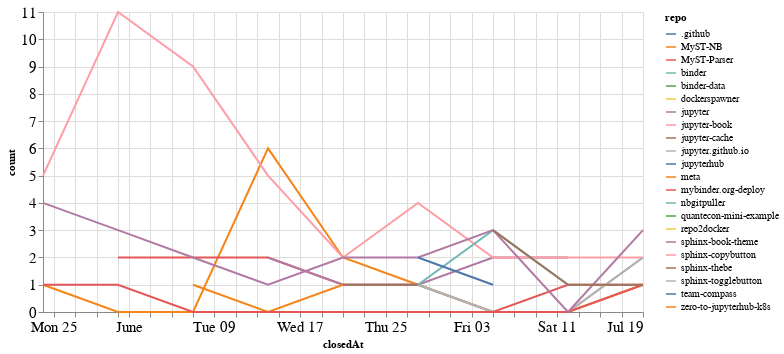

Write notebook code for a chart like this one.
### Code cell
closed_by_time = closed_by.groupby('repo').resample('W', on='closedAt').count()['author'].reset_index()
closed_by_time = closed_by_time.rename(columns={'author': 'count'})

alt.Chart(closed_by_time, width=600).mark_line().encode(
    x='closedAt',
    y='count',
    color='repo',
    tooltip="repo"
)

### Figure 1 — Vega-Lite specification as saved in the notebook (floating-point values rounded to 4 significant figures)
{"config": {"axisLeft": {"labelFontSize": 15}, "axisBottom": {"labelFontSize": 15}}, "data": {"name": "data-d503365526ea598d38a62805a8f3d862"}, "mark": "line", "encoding": {"color": {"type": "nominal", "field": "repo"}, "tooltip": {"type": "nominal", "field": "repo"}, "x": {"type": "temporal", "field": "closedAt"}, "y": {"type": "quantitative", "field": "count"}}, "width": 600, "$schema": "https://vega.github.io/schema/vega-lite/v4.8.1.json", "datasets": {"data-d503365526ea598d38a62805a8f3d862": [{"repo": ".github", "closedAt": "2020-07-05T00:00:00", "count": 1}, {"repo": "MyST-NB", "closedAt": "2020-05-24T00:00:00", "count": 1}, {"repo": "MyST-NB", "closedAt": "2020-05-31T00:00:00", "count": 0}, {"repo": "MyST-NB", "closedAt": "2020-06-07T00:00:00", "count": 0}, {"repo": "MyST-NB", "closedAt": "2020-06-14T00:00:00", "count": 6}, {"repo": "MyST-NB", "closedAt": "2020-06-21T00:00:00", "count": 2}, {"repo": "MyST-NB", "closedAt": "2020-06-28T00:00:00", "count": 1}, {"repo": "MyST-NB", "closedAt": "2020-07-05T00:00:00", "count": 0}, {"repo": "MyST-NB", "closedAt": "2020-07-12T00:00:00", "count": 0}, {"repo": "MyST-NB", "closedAt": "2020-07-19T00:00:00", "count": 1}, {"repo": "MyST-Parser", "closedAt": "2020-05-31T00:00:00", "count": 2}, {"repo": "MyST-Parser", "closedAt": "2020-06-07T00:00:00", "count": 2}, {"repo": "MyST-Parser", "closedAt": "2020-06-14T00:00:00", "count": 2}, {"repo": "MyST-Parser", "closedAt": "2020-06-21T00:00:00", "count": 1}, {"repo": "MyST-Parser", "closedAt": "2020-06-28T00:00:00", "count": 1}, {"repo": "MyST-Parser", "closedAt": "2020-07-05T00:00:00", "count": 0}, {"repo": "MyST-Parser", "closedAt": "2020-07-12T00:00:00", "count": 1}, {"repo": "MyST-Parser", "closedAt": "2020-07-19T00:00:00", "count": 1}, {"repo": "binder", "closedAt": "2020-06-28T00:00:00", "count": 1}, {"repo": "binder", "closedAt": "2020-07-05T00:00:00", "count": 0}, {"repo": "binder", "closedAt": "2020-07-12T00:00:00", "count": 0}, {"repo": "binder", "closedAt": "2020-07-19T00:00:00", "count": 2}, {"repo": "binder-data", "closedAt": "2020-06-21T00:00:00", "count": 1}, {"repo": "dockerspawner", "closedAt": "2020-06-28T00:00:00", "count": 2}, {"repo": "jupyter", "closedAt": "2020-06-14T00:00:00", "count": 2}, {"repo": "jupyter", "closedAt": "2020-06-21T00:00:00", "count": 1}, {"repo": "jupyter", "closedAt": "2020-06-28T00:00:00", "count": 1}, {"repo": "jupyter", "closedAt": "2020-07-05T00:00:00", "count": 2}, {"repo": "jupyter", "closedAt": "2020-07-12T00:00:00", "count": 2}, {"repo": "jupyter-book", "closedAt": "2020-05-24T00:00:00", "count": 5}, {"repo": "jupyter-book", "closedAt": "2020-05-31T00:00:00", "count": 11}, {"repo": "jupyter-book", "closedAt": "2020-06-07T00:00:00", "count": 9}, {"repo": "jupyter-book", "closedAt": "2020-06-14T00:00:00", "count": 5}, {"repo": "jupyter-book", "closedAt": "2020-06-21T00:00:00", "count": 2}, {"repo": "jupyter-book", "closedAt": "2020-06-28T00:00:00", "count": 4}, {"repo": "jupyter-book", "closedAt": "2020-07-05T00:00:00", "count": 2}, {"repo": "jupyter-book", "closedAt": "2020-07-12T00:00:00", "count": 2}, {"repo": "jupyter-book", "closedAt": "2020-07-19T00:00:00", "count": 2}, {"repo": "jupyter-cache", "closedAt": "2020-06-21T00:00:00", "count": 1}, {"repo": "jupyter-cache", "closedAt": "2020-06-28T00:00:00", "count": 1}, {"repo": "jupyter.github.io", "closedAt": "2020-06-28T00:00:00", "count": 1}, {"repo": "jupyter.github.io", "closedAt": "2020-07-05T00:00:00", "count": 0}, {"repo": "jupyter.github.io", "closedAt": "2020-07-12T00:00:00", "count": 0}, {"repo": "jupyter.github.io", "closedAt": "2020-07-19T00:00:00", "count": 2}, {"repo": "jupyterhub", "closedAt": "2020-07-12T00:00:00", "count": 1}, {"repo": "meta", "closedAt": "2020-06-07T00:00:00", "count": 1}, {"repo": "meta", "closedAt": "2020-06-14T00:00:00", "count": 0}, {"repo": "meta", "closedAt": "2020-06-21T00:00:00", "count": 1}, {"repo": "mybinder.org-deploy", "closedAt": "2020-05-24T00:00:00", "count": 1}, {"repo": "mybinder.org-deploy", "closedAt": "2020-05-31T00:00:00", "count": 1}, {"repo": "mybinder.org-deploy", "closedAt": "2020-06-07T00:00:00", "count": 0}, {"repo": "mybinder.org-deploy", "closedAt": "2020-06-14T00:00:00", "count": 0}, {"repo": "mybinder.org-deploy", "closedAt": "2020-06-21T00:00:00", "count": 0}, {"repo": "mybinder.org-deploy", "closedAt": "2020-06-28T00:00:00", "count": 0}, {"repo": "mybinder.org-deploy", "closedAt": "2020-07-05T00:00:00", "count": 0}, {"repo": "mybinder.org-deploy", "closedAt": "2020-07-12T00:00:00", "count": 0}, {"repo": "mybinder.org-deploy", "closedAt": "2020-07-19T00:00:00", "count": 1}, {"repo": "nbgitpuller", "closedAt": "2020-06-28T00:00:00", "count": 1}, {"repo": "nbgitpuller", "closedAt": "2020-07-05T00:00:00", "count": 3}, {"repo": "nbgitpuller", "closedAt": "2020-07-12T00:00:00", "count": 1}, {"repo": "quantecon-mini-example", "closedAt": "2020-06-21T00:00:00", "count": 1}, {"repo": "repo2docker", "closedAt": "2020-06-14T00:00:00", "count": 1}, {"repo": "sphinx-book-theme", "closedAt": "2020-05-24T00:00:00", "count": 4}, {"repo": "sphinx-book-theme", "closedAt": "2020-05-31T00:00:00", "count": 3}, {"repo": "sphinx-book-theme", "closedAt": "2020-06-07T00:00:00", "count": 2}, {"repo": "sphinx-book-theme", "closedAt": "2020-06-14T00:00:00", "count": 1}, {"repo": "sphinx-book-theme", "closedAt": "2020-06-21T00:00:00", "count": 2}, {"repo": "sphinx-book-theme", "closedAt": "2020-06-28T00:00:00", "count": 2}, {"repo": "sphinx-book-theme", "closedAt": "2020-07-05T00:00:00", "count": 3}, {"repo": "sphinx-book-theme", "closedAt": "2020-07-12T00:00:00", "count": 0}, {"repo": "sphinx-book-theme", "closedAt": "2020-07-19T00:00:00", "count": 3}, {"repo": "sphinx-copybutton", "closedAt": "2020-06-21T00:00:00", "count": 2}, {"repo": "sphinx-thebe", "closedAt": "2020-07-05T00:00:00", "count": 3}, {"repo": "sphinx-thebe", "closedAt": "2020-07-12T00:00:00", "count": 1}, {"repo": "sphinx-thebe", "closedAt": "2020-07-19T00:00:00", "count": 1}, {"repo": "sphinx-togglebutton", "closedAt": "2020-06-14T00:00:00", "count": 1}, {"repo": "team-compass", "closedAt": "2020-06-28T00:00:00", "count": 2}, {"repo": "team-compass", "closedAt": "2020-07-05T00:00:00", "count": 1}, {"repo": "zero-to-jupyterhub-k8s", "closedAt": "2020-07-05T00:00:00", "count": 1}]}}
